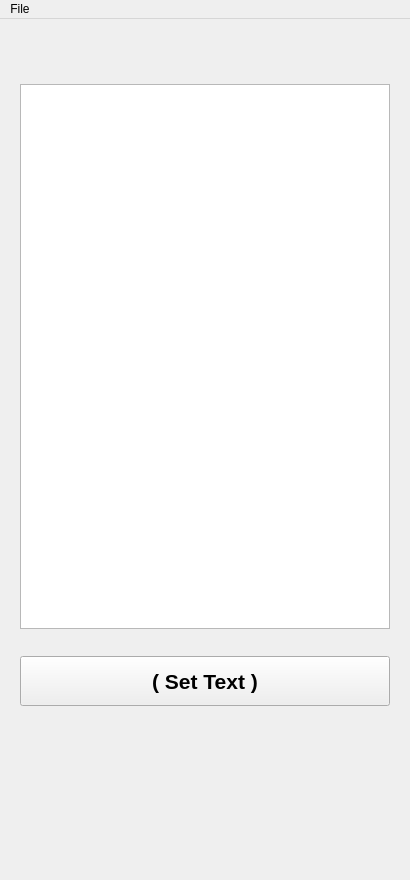
<?xml version="1.0" encoding="UTF-8"?>
<ui version="4.0">
 <class>MainWindow</class>
 <widget class="QMainWindow" name="MainWindow">
  <property name="geometry">
   <rect>
    <x>0</x>
    <y>0</y>
    <width>410</width>
    <height>880</height>
   </rect>
  </property>
  <property name="windowTitle">
   <string>MainWindow</string>
  </property>
  <widget class="QWidget" name="centralwidget">
   <layout class="QVBoxLayout" name="verticalLayout" stretch="5,50,2,1,15">
    <property name="leftMargin">
     <number>20</number>
    </property>
    <property name="topMargin">
     <number>10</number>
    </property>
    <property name="rightMargin">
     <number>20</number>
    </property>
    <property name="bottomMargin">
     <number>10</number>
    </property>
    <item>
     <spacer name="verticalSpacer_2">
      <property name="orientation">
       <enum>Qt::Vertical</enum>
      </property>
      <property name="sizeHint" stdset="0">
       <size>
        <width>17</width>
        <height>11</height>
       </size>
      </property>
     </spacer>
    </item>
    <item>
     <widget class="QTextEdit" name="textEdit">
      <property name="font">
       <font>
        <pointsize>15</pointsize>
        <bold>true</bold>
       </font>
      </property>
     </widget>
    </item>
    <item>
     <spacer name="verticalSpacer_3">
      <property name="orientation">
       <enum>Qt::Vertical</enum>
      </property>
      <property name="sizeHint" stdset="0">
       <size>
        <width>17</width>
        <height>10</height>
       </size>
      </property>
     </spacer>
    </item>
    <item>
     <widget class="QPushButton" name="pb_Set">
      <property name="minimumSize">
       <size>
        <width>0</width>
        <height>50</height>
       </size>
      </property>
      <property name="font">
       <font>
        <pointsize>16</pointsize>
        <bold>true</bold>
       </font>
      </property>
      <property name="text">
       <string>( Set Text )</string>
      </property>
     </widget>
    </item>
    <item>
     <spacer name="verticalSpacer">
      <property name="orientation">
       <enum>Qt::Vertical</enum>
      </property>
      <property name="sizeHint" stdset="0">
       <size>
        <width>17</width>
        <height>65</height>
       </size>
      </property>
     </spacer>
    </item>
   </layout>
  </widget>
  <widget class="QMenuBar" name="menubar">
   <property name="geometry">
    <rect>
     <x>0</x>
     <y>0</y>
     <width>410</width>
     <height>21</height>
    </rect>
   </property>
   <widget class="QMenu" name="menuFile">
    <property name="title">
     <string>File</string>
    </property>
    <addaction name="actionNew"/>
    <addaction name="actionOpen"/>
    <addaction name="actionSave_as"/>
   </widget>
   <addaction name="menuFile"/>
  </widget>
  <action name="actionNew">
   <property name="text">
    <string>New</string>
   </property>
  </action>
  <action name="actionOpen">
   <property name="text">
    <string>Open</string>
   </property>
  </action>
  <action name="actionSave_as">
   <property name="text">
    <string>Save as</string>
   </property>
  </action>
 </widget>
 <resources/>
 <connections/>
</ui>
